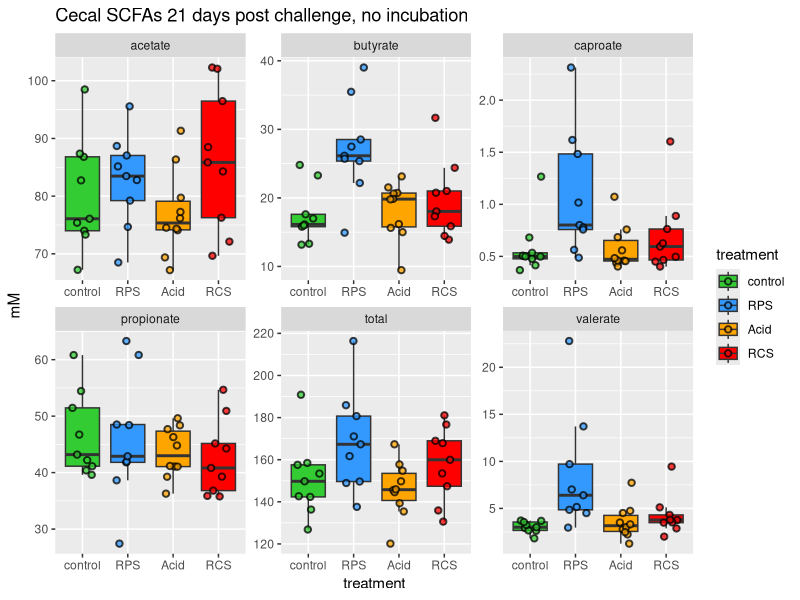
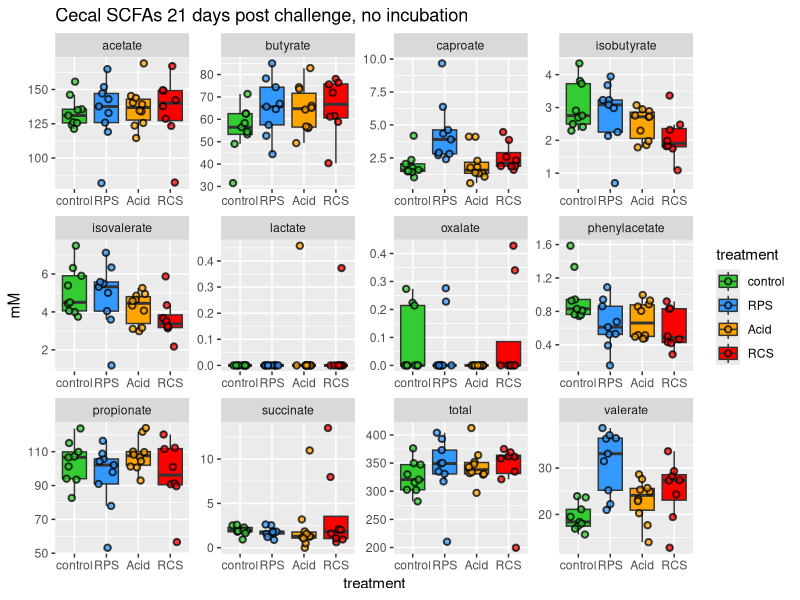
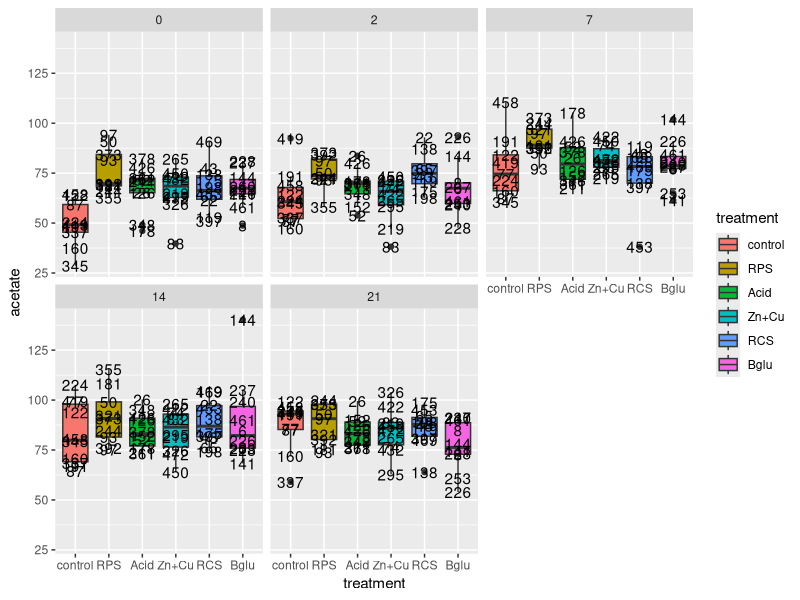
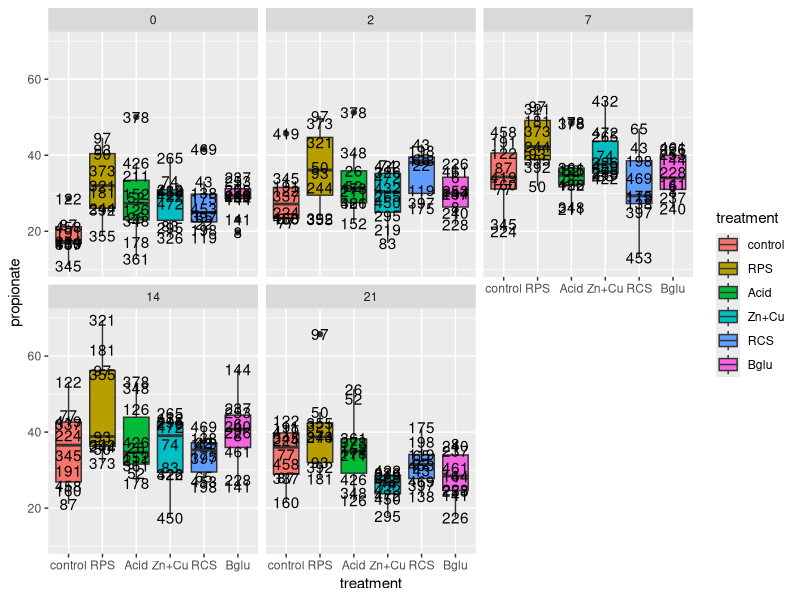
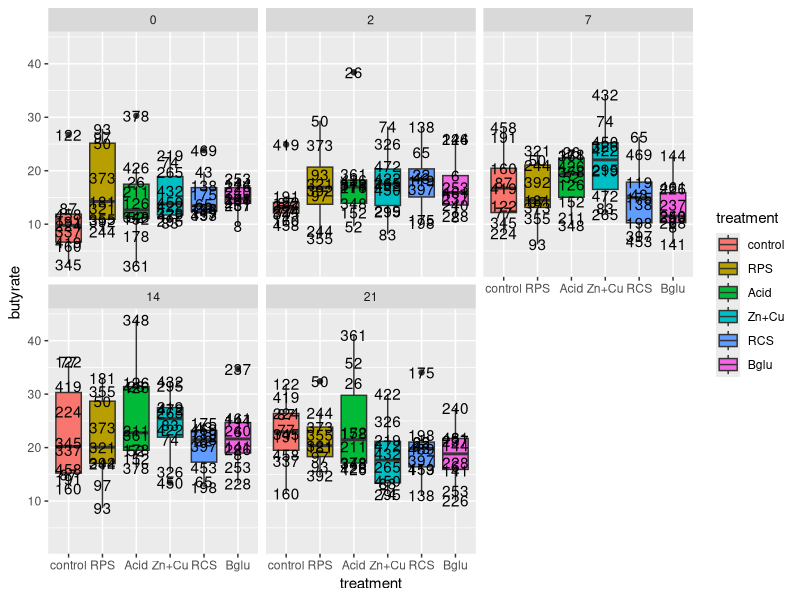
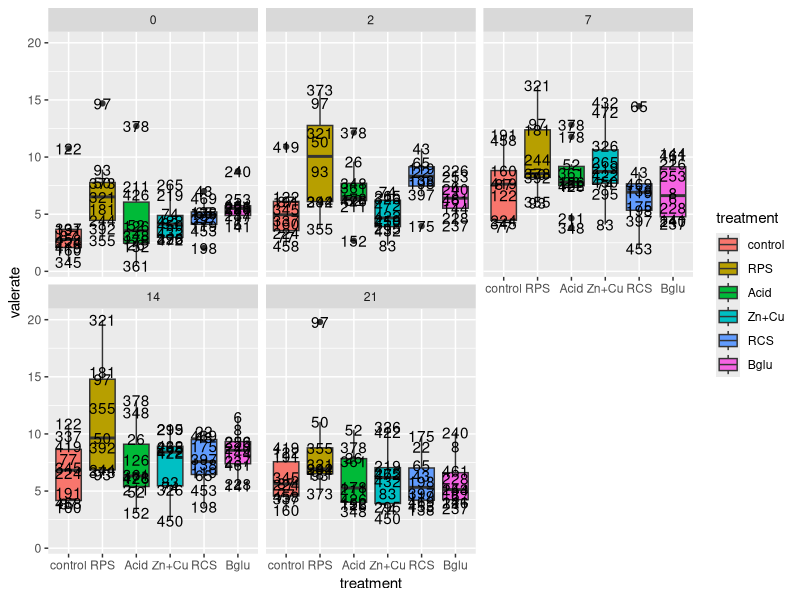
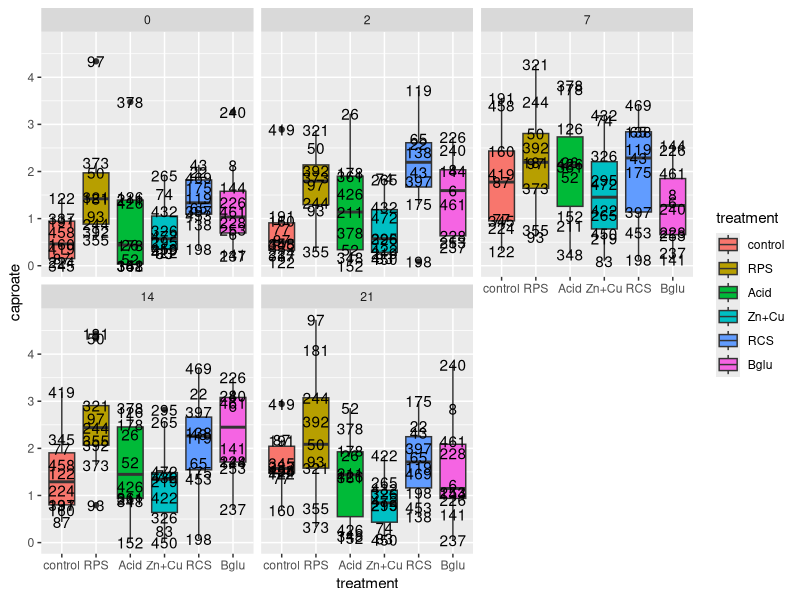
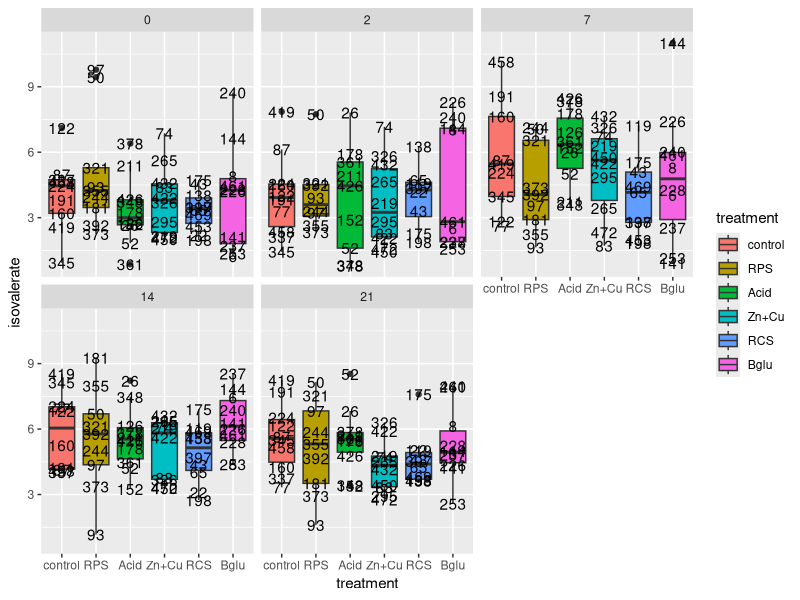

The R script that drew these images, in order:
# setwd('')
library(tidyverse)


vfas <- read_csv('./data/FS12b_vfas.csv')
vfas <- vfas %>% filter(treatment %in% c('control', 'RPS', 'Acid','RCS'))
vfas$treatment <- factor(vfas$treatment, levels = c('control', 'RPS', 'Acid', 'Zn+Cu', 'RCS', 'Bglu'))

vfas.gather <- vfas %>% gather(key = VFA, value = mM, -(pignum:hour))

vfas.gather$set <- paste(vfas.gather$hour, vfas.gather$treatment)

# initial peek #
vfas %>% filter(pignum %in% c(458, 461, 469, 472))


filter(vfas.gather, hour == 0 & VFA %in% c('acetate', 'butyrate', 'propionate', 'valerate', 'caproate', 'total')) %>%
  ggplot(aes(x=treatment, y=mM, group=set, fill=treatment)) +
  geom_boxplot(outlier.alpha = 0) +geom_jitter(shape=21, size=1.5, stroke=1, alpha=.75, width = .25)+
  scale_fill_manual(values=c('#33CC33', '#3399FF', 'orange', 'red', 'grey', 'purple')) + 
  facet_wrap(~VFA, scales = 'free') + ggtitle("Cecal SCFAs 21 days post challenge, no incubation")

filter(vfas.gather, hour == 24) %>% ggplot(aes(x=treatment, y=mM, group=set, fill=treatment)) +
  geom_boxplot(outlier.alpha = 0) +geom_jitter(shape=21, size=1.5, stroke=1, alpha=.75, width = .25)+
  scale_fill_manual(values=c('#33CC33', '#3399FF', 'orange', 'red', 'grey', 'purple')) + 
  facet_wrap(~VFA, scales = 'free') + ggtitle("Cecal SCFAs 21 days post challenge, no incubation")

### propionate in 24hr incubation seems to have suffered in ZN

# 0 and 24 hr together

# filter(vfas.gather, VFA != 'succinate') %>% ggplot(aes(x=hour, y=mM, group=set, fill=treatment)) +
#   geom_boxplot(outlier.alpha = 0) +
#   scale_fill_manual(values=c('#33CC33', '#3399FF', 'orange', 'red', 'grey', 'purple')) + 
#   facet_wrap(~VFA, scales = 'free')
# 
###

# tests for RPS vs control

buttest <- vfas.gather %>% filter(treatment %in% c('control', 'RPS') & hour ==0 & VFA == 'butyrate')
valtest <- vfas.gather %>% filter(treatment %in% c('control', 'RPS') & hour ==0 & VFA == 'valerate')
captest <- vfas.gather %>% filter(treatment %in% c('control', 'RPS') & hour ==0 & VFA == 'caproate')
tottest <- vfas.gather %>% filter(treatment %in% c('control', 'RPS') & hour ==0 & VFA == 'total')

wilcox.test(buttest$mM~buttest$treatment) # p-value = 0.00399
wilcox.test(valtest$mM~valtest$treatment) # p-value = 0.0007816
wilcox.test(captest$mM~captest$treatment) # p-value = 0.01061
wilcox.test(tottest$mM~tottest$treatment) # p-value = 0.1135


### for correlations ###

vfas0 <- filter(vfas, hour == 0) %>% select(-hour)

vfas24 <- filter(vfas, hour == 24) %>% select(-hour)

colnames(vfas24) <- paste('P', colnames(vfas24), sep = '_') # why 'P' ?  Because it shows the 'P'otential amount of VFAs for that bolus

colnames(vfas24)[1] <- 'pignum'

vfas_for_cor <- merge(vfas0, vfas24, by = 'pignum')

vfas_for_cor$day <- 21
vfas_for_cor$tissue <- 'cecal_contents'
vfas_for_cor <- vfas_for_cor %>% select(pignum, treatment, day, tissue, everything())


write_csv(vfas_for_cor, './data/FS12b_vfas_for_cor.csv')

############### FECAL DATA #################




library(tidyverse)


####### WARNING! I THINK THERE IS A PROBLEM WITH THE DATA FROM DAY 7 and 21!!!!!

### SUSPICIOUS AMOUNTS OF LACTATE AND SUCCINATE ARE PRESENT, USUALLY THESE ARE VERY RARE
### I THINK THERE WAS AN ISSUE DURING SAMPLE PREP
### MY GUESS IS THAT THE SAMPLES WERE ALLOWED TO THAW AT ROOM TEMP FOR TOO LONG AND 
### SOME BACTERIAL METABOLIC ACTIVITY GENERATED EXCESS LACTATE AND SUCCINATE
### USUALLY THESE WOULD BE CONVERTED TO OTHER SCFAS BY ANAEROBIC FERMENTATION BUT
### THE ANAEROBES PROBABLY DIED DUE TO OXYGEN EXPOSURE.


# write_csv(res.all, 'FS12b_fecal_vfas.csv')

res.all <- read_csv('./data/FS12b_fecal_vfas.csv')
tests <- filter(res.all, time == 0) %>% do(pwilx=pairwise.wilcox.test(.$butyrate, .$treatment, p.adjust.method = 'none'))
#pairwise.wilcox.test(p.adjust.method = )
tests[[1]]


tests <- filter(res.all, time == 0) %>% do(pwilx=pairwise.wilcox.test(.$caproate, .$treatment, p.adjust.method = 'none'))
#pairwise.wilcox.test(p.adjust.method = )
tests[[1]]


tests <- filter(res.all, time == 0) %>% do(pwilx=pairwise.wilcox.test(.$valerate, .$treatment, p.adjust.method = 'none'))
#pairwise.wilcox.test(p.adjust.method = )
tests[[1]]


res.all$treatment <- factor(res.all$treatment, levels=c('control', 'RPS', 'Acid', 'Zn+Cu', 'RCS', 'Bglu'))


res.all %>% ggplot(aes(x=treatment, y=acetate, fill=treatment)) + facet_wrap(~time) + geom_boxplot() + geom_text(aes(label=pignum))
res.all %>% ggplot(aes(x=treatment, y=propionate, fill=treatment)) + facet_wrap(~time) + geom_boxplot()+ geom_text(aes(label=pignum))
res.all %>% ggplot(aes(x=treatment, y=butyrate, fill=treatment)) + facet_wrap(~time) + geom_boxplot()+ geom_text(aes(label=pignum))
res.all %>% ggplot(aes(x=treatment, y=valerate, fill=treatment)) + facet_wrap(~time) + geom_boxplot()+ geom_text(aes(label=pignum))
res.all %>% ggplot(aes(x=treatment, y=caproate, fill=treatment)) + facet_wrap(~time) + geom_boxplot()+ geom_text(aes(label=pignum))
res.all %>% ggplot(aes(x=treatment, y=isovalerate, fill=treatment)) + facet_wrap(~time) + geom_boxplot()+ geom_text(aes(label=pignum))
res.all %>% ggplot(aes(x=treatment, y=oxalate, fill=treatment)) + facet_wrap(~time) + geom_boxplot()+ geom_text(aes(label=pignum))
res.all %>% ggplot(aes(x=treatment, y=phenylacetate, fill=treatment)) + facet_wrap(~time) + geom_boxplot()+ geom_text(aes(label=pignum))
res.all %>% ggplot(aes(x=treatment, y=succinate, fill=treatment)) + facet_wrap(~time) + geom_boxplot()+ geom_text(aes(label=pignum))
res.all %>% ggplot(aes(x=treatment, y=fumarate, fill=treatment)) + facet_wrap(~time) + geom_boxplot()+ geom_text(aes(label=pignum))
res.all %>% ggplot(aes(x=treatment, y=lactate, fill=treatment)) + facet_wrap(~time) + geom_boxplot()+ geom_text(aes(label=pignum))


res.gather <- res.all %>% gather(key = variable, value = concentration, -(pignum:set))

# res.gather %>% filter(variable == 'total')%>% ggplot(aes(x=time, y=concentration, group=pignum, color=treatment)) + geom_line()

res.sum <- res.gather %>%  group_by(time, treatment, variable) %>%
  summarise(mean=mean(concentration), sd=sd(concentration), n=n(), sterr=sd/sqrt(n))

res.sum <- res.sum %>% mutate(treat_var=paste(treatment, variable, sep='_'))

res.sum$treatment <- factor(res.sum$treatment, levels= c('control', 'RPS', 'Acid', 'Zn+Cu', 'RCS', 'Bglu'))

res.sum %>% ggplot(aes(x=time, y=mean, group=treat_var, color=treatment)) +
  geom_line() + facet_wrap(~variable, scales='free') + scale_color_manual(values=c('#33CC33', '#3399FF', 'orange', 'red', 'grey', 'purple')) + ggtitle('Mean concentration of fecal SCFAs over time')
 



